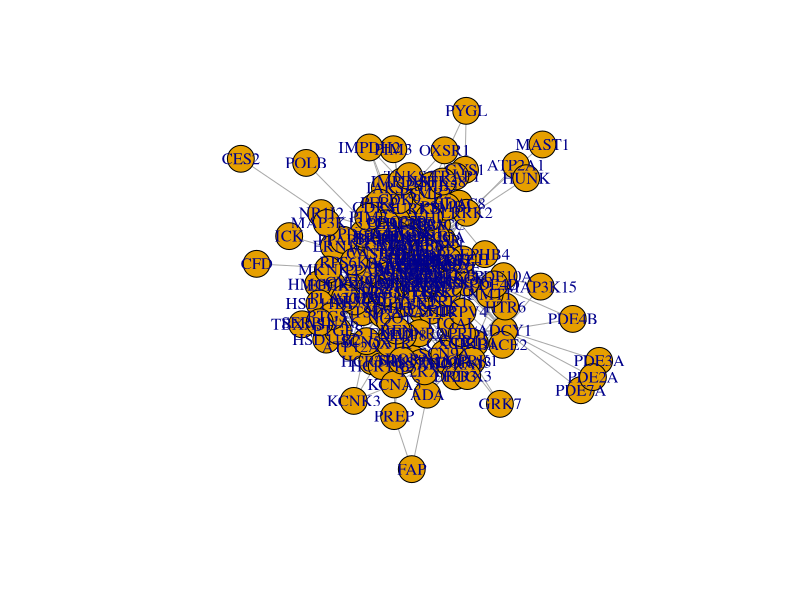

Source code (R):
# Cargar librerias

library(dplyr)
library(tidyverse)
library(igraph)
library(tidygraph)
library(ggraph)

# leo mis datos "enlaces"

enlaces <- read.csv(file = "edges1.csv")
str(enlaces)
typeof(enlaces$node1)
typeof(enlaces$node2)
typeof(enlaces$experimentally)
str(enlaces$node1)
length(enlaces)
typeof(enlaces)
dim(enlaces)
colnames(enlaces)


# leo mis datos "nodos"

nodos <- read.csv(file = "nodos2.csv")
str(nodos)
typeof(nodos)
dim(nodos)
colnames(nodos)

# Los hago red (Sin saber como, REVISAR COMANDOS)

g <- graph_from_data_frame(enlaces, directed = F)



plot(g)

# HASTA AQUI YA SE PUDO

# voy a usar tidygraph para manipular más fácil

g <- as_tbl_graph(g)
g
head(nodos)


# activo nodos, y les uno la informacion que tengo en mi objeto de nodos 

g <-
  g %>% 
  activate("nodes") %>% 
  left_join(y = nodos, by = c("name"="Protein"))
g


# Nueva Tabla
